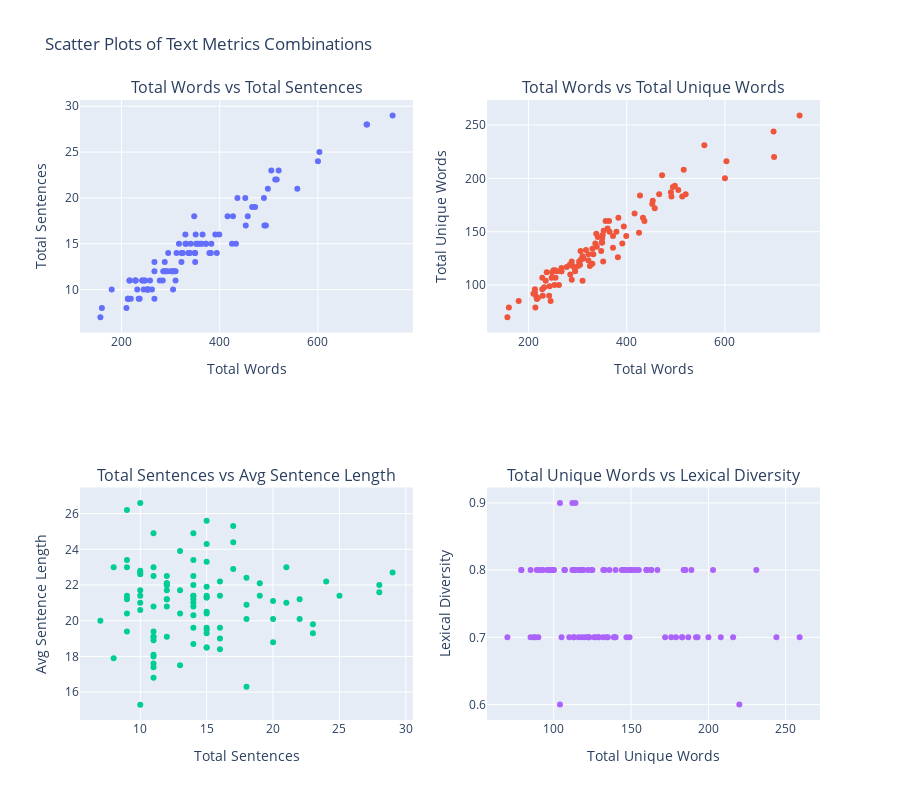

Notebook cell for this chart:
### Markdown cell above
##### Text Description Scatter

### Code cell
# Define the combinations you want to plot
combinations_to_plot = [
    ("Total Words", "Total Sentences"),
    ("Total Words", "Total Unique Words"),
    ("Total Sentences", "Avg Sentence Length"),
    ("Total Unique Words", "Lexical Diversity")
]

params = {
    "combinations_to_plot": combinations_to_plot,
    "text_column": "input",
    "unwanted_tokens": {'s', 's\'', 'mr', 'ms', 'mrs', 'dr', '\'s', ' ', "''", 'dollar', 'us', '``'},
    "lang": "english"
}

text_description_scatter(df_summarization, params)

### Figure 1 — Plotly figure (JSON) as saved in the notebook; plotly's stock layout.template omitted (floating-point values rounded to 4 significant figures)
{"data": [{"mode": "markers", "showlegend": false, "type": "scatter", "x": [490, 433, 294, 472, 306, 213, 322, 372, 267, 254, 216, 350, 336, 516, 700, 278, 248, 214, 310, 752, 383, 353, 247, 379, 505, 338, 312, 237, 452, 491, 351, 330, 262, 349, 228, 394, 466, 180, 242, 258, 361, 267, 219, 457, 350, 341, 310, 301, 699, 357, 330, 558, 267, 285, 425, 295, 498, 228, 339, 160, 305, 372, 352, 325, 399, 364, 332, 453, 603, 210, 251, 317, 284, 290, 232, 322, 513, 307, 288, 217, 288, 235, 600, 243, 255, 213, 348, 229, 436, 427, 365, 416, 382, 245, 303, 157, 520, 253, 494, 391], "xaxis": "x", "y": [20, 15, 12, 19, 12, 9, 14, 15, 12, 10, 11, 14, 14, 22, 28, 11, 11, 9, 12, 29, 15, 15, 11, 14, 23, 14, 14, 9, 20, 17, 16, 15, 10, 14, 11, 14, 19, 10, 11, 11, 15, 13, 9, 18, 13, 15, 11, 12, 28, 15, 16, 21, 9, 12, 15, 14, 21, 11, 14, 8, 10, 15, 15, 14, 16, 15, 15, 17, 25, 8, 10, 15, 11, 12, 10, 13, 22, 12, 12, 11, 13, 9, 24, 11, 10, 9, 18, 11, 20, 18, 16, 18, 14, 10, 12, 7, 23, 10, 17, 16], "yaxis": "y"}, {"mode": "markers", "showlegend": false, "type": "scatter", "x": [490, 433, 294, 472, 306, 213, 322, 372, 267, 254, 216, 350, 336, 516, 700, 278, 248, 214, 310, 752, 383, 353, 247, 379, 505, 338, 312, 237, 452, 491, 351, 330, 262, 349, 228, 394, 466, 180, 242, 258, 361, 267, 219, 457, 350, 341, 310, 301, 699, 357, 330, 558, 267, 285, 425, 295, 498, 228, 339, 160, 305, 372, 352, 325, 399, 364, 332, 453, 603, 210, 251, 317, 284, 290, 232, 322, 513, 307, 288, 217, 288, 235, 600, 243, 255, 213, 348, 229, 436, 427, 365, 416, 382, 245, 303, 157, 520, 253, 494, 391], "xaxis": "x2", "y": [187, 163, 116, 203, 132, 93, 123, 135, 113, 114, 89, 140, 139, 208, 220, 117, 112, 79, 127, 259, 163, 151, 107, 150, 189, 148, 125, 112, 176, 183, 147, 120, 100, 140, 107, 155, 185, 85, 90, 113, 153, 113, 88, 172, 144, 145, 104, 118, 244, 160, 134, 231, 116, 110, 149, 113, 193, 96, 136, 79, 119, 146, 122, 118, 146, 160, 129, 179, 216, 92, 114, 133, 119, 118, 98, 129, 183, 124, 122, 87, 105, 104, 200, 99, 107, 96, 132, 90, 160, 184, 150, 167, 126, 85, 122, 70, 185, 100, 192, 139], "yaxis": "y2"}, {"mode": "markers", "showlegend": false, "type": "scatter", "x": [20, 15, 12, 19, 12, 9, 14, 15, 12, 10, 11, 14, 14, 22, 28, 11, 11, 9, 12, 29, 15, 15, 11, 14, 23, 14, 14, 9, 20, 17, 16, 15, 10, 14, 11, 14, 19, 10, 11, 11, 15, 13, 9, 18, 13, 15, 11, 12, 28, 15, 16, 21, 9, 12, 15, 14, 21, 11, 14, 8, 10, 15, 15, 14, 16, 15, 15, 17, 25, 8, 10, 15, 11, 12, 10, 13, 22, 12, 12, 11, 13, 9, 24, 11, 10, 9, 18, 11, 20, 18, 16, 18, 14, 10, 12, 7, 23, 10, 17, 16], "xaxis": "x3", "y": [21.1, 25.6, 22, 21.4, 22.1, 20.4, 20.3, 21.4, 19.1, 22.7, 16.8, 21.4, 21.4, 21.2, 21.6, 22.5, 19.4, 19.4, 22.5, 22.7, 23.3, 20.4, 18.9, 23.4, 19.8, 21.2, 19.6, 23.4, 20.1, 24.4, 19, 18.5, 22.6, 22, 18.1, 24.9, 22.1, 15.3, 19.1, 20.8, 21.9, 17.5, 21.4, 22.4, 23.9, 19.5, 24.9, 22.1, 22, 20.5, 18.4, 23, 26.2, 21.2, 24.3, 18.7, 21, 18, 21, 17.9, 26.6, 21.3, 19.3, 20.8, 22.2, 21.3, 19.6, 22.9, 21.4, 23, 20.6, 18.5, 23, 21.2, 21.4, 21.7, 20.1, 21.7, 20.8, 17.4, 20.4, 23, 22.2, 19.1, 22.8, 21.2, 16.3, 17.6, 18.8, 20.9, 19.6, 20.1, 22.5, 21, 22, 20, 19.3, 21.7, 25.3, 21.4], "yaxis": "y3"}, {"mode": "markers", "showlegend": false, "type": "scatter", "x": [187, 163, 116, 203, 132, 93, 123, 135, 113, 114, 89, 140, 139, 208, 220, 117, 112, 79, 127, 259, 163, 151, 107, 150, 189, 148, 125, 112, 176, 183, 147, 120, 100, 140, 107, 155, 185, 85, 90, 113, 153, 113, 88, 172, 144, 145, 104, 118, 244, 160, 134, 231, 116, 110, 149, 113, 193, 96, 136, 79, 119, 146, 122, 118, 146, 160, 129, 179, 216, 92, 114, 133, 119, 118, 98, 129, 183, 124, 122, 87, 105, 104, 200, 99, 107, 96, 132, 90, 160, 184, 150, 167, 126, 85, 122, 70, 185, 100, 192, 139], "xaxis": "x4", "y": [0.7, 0.8, 0.7, 0.8, 0.8, 0.8, 0.7, 0.7, 0.7, 0.8, 0.8, 0.7, 0.7, 0.7, 0.6, 0.8, 0.9, 0.8, 0.7, 0.7, 0.8, 0.8, 0.8, 0.8, 0.8, 0.8, 0.8, 0.8, 0.7, 0.7, 0.7, 0.7, 0.8, 0.8, 0.8, 0.8, 0.8, 0.8, 0.7, 0.8, 0.8, 0.8, 0.7, 0.7, 0.8, 0.8, 0.6, 0.8, 0.7, 0.8, 0.7, 0.8, 0.8, 0.7, 0.7, 0.7, 0.7, 0.8, 0.8, 0.8, 0.8, 0.8, 0.7, 0.7, 0.8, 0.8, 0.7, 0.7, 0.7, 0.8, 0.9, 0.8, 0.8, 0.8, 0.8, 0.7, 0.7, 0.8, 0.7, 0.7, 0.7, 0.9, 0.7, 0.8, 0.8, 0.8, 0.7, 0.8, 0.8, 0.8, 0.8, 0.8, 0.7, 0.7, 0.8, 0.7, 0.8, 0.8, 0.7, 0.7], "yaxis": "y4"}], "layout": {"annotations": [{"font": {"size": 16}, "showarrow": false, "text": "Total Words vs Total Sentences", "x": 0.225, "xanchor": "center", "xref": "paper", "y": 1, "yanchor": "bottom", "yref": "paper"}, {"font": {"size": 16}, "showarrow": false, "text": "Total Words vs Total Unique Words", "x": 0.775, "xanchor": "center", "xref": "paper", "y": 1, "yanchor": "bottom", "yref": "paper"}, {"font": {"size": 16}, "showarrow": false, "text": "Total Sentences vs Avg Sentence Length", "x": 0.225, "xanchor": "center", "xref": "paper", "y": 0.375, "yanchor": "bottom", "yref": "paper"}, {"font": {"size": 16}, "showarrow": false, "text": "Total Unique Words vs Lexical Diversity", "x": 0.775, "xanchor": "center", "xref": "paper", "y": 0.375, "yanchor": "bottom", "yref": "paper"}], "height": 800, "title": {"text": "Scatter Plots of Text Metrics Combinations"}, "xaxis": {"anchor": "y", "domain": [0, 0.45], "title": {"text": "Total Words"}}, "xaxis2": {"anchor": "y2", "domain": [0.55, 1], "title": {"text": "Total Words"}}, "xaxis3": {"anchor": "y3", "domain": [0, 0.45], "title": {"text": "Total Sentences"}}, "xaxis4": {"anchor": "y4", "domain": [0.55, 1], "title": {"text": "Total Unique Words"}}, "yaxis": {"anchor": "x", "domain": [0.625, 1], "title": {"text": "Total Sentences"}}, "yaxis2": {"anchor": "x2", "domain": [0.625, 1], "title": {"text": "Total Unique Words"}}, "yaxis3": {"anchor": "x3", "domain": [0, 0.375], "title": {"text": "Avg Sentence Length"}}, "yaxis4": {"anchor": "x4", "domain": [0, 0.375], "title": {"text": "Lexical Diversity"}}}}
